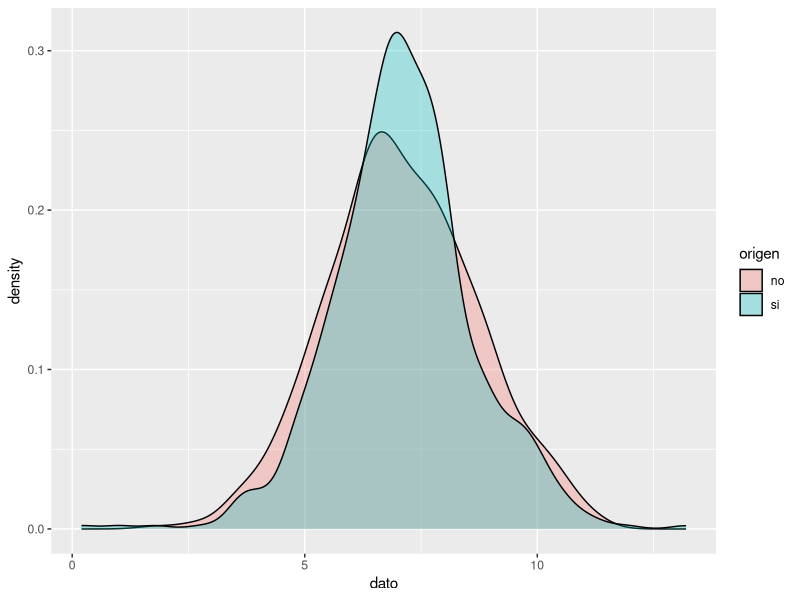
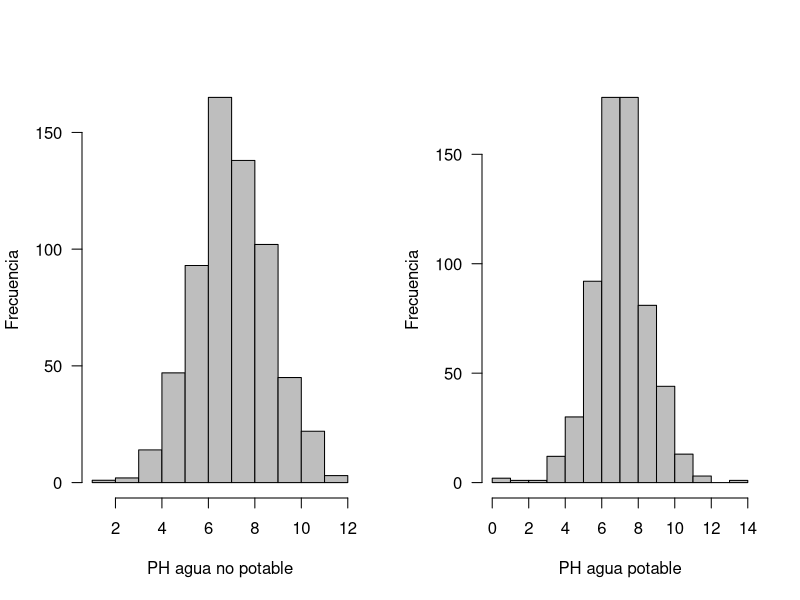
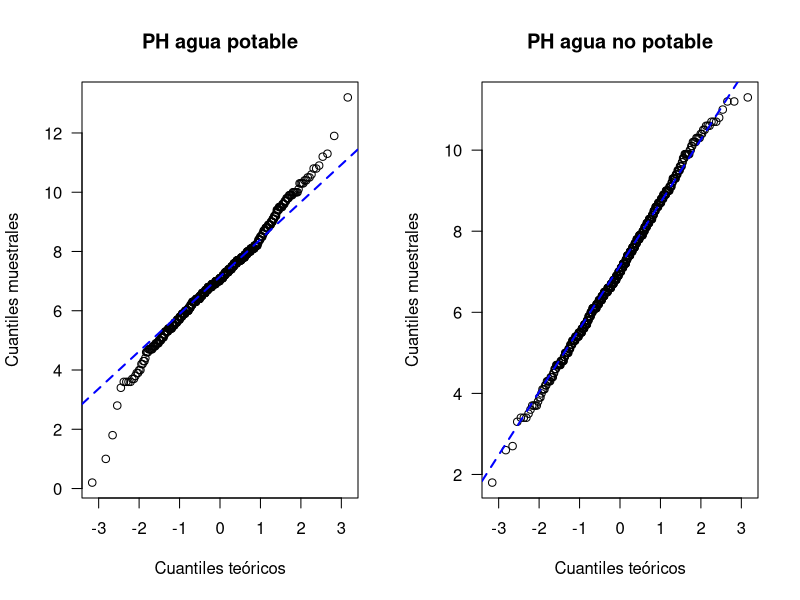

The R script that drew these images, in order: (Note: this script raises an error after producing the figures.)
## ---- chunk 1

no<- c(3.7,8.1,8.3,9.1,5.6,10.2,8.6,11.2,7.4,8.0,7.1,7.5,6.3,7.1,9.2,9.0,7.4,6.7,3.9,5.4,6.5,3.4,7.2,9.8,10.4,7.4,5.1,3.6,5.6,9.3,5.3,7.1,9.9,4.8,5.7,7.0,10.7,8.8,7.8,6.7,9.1,10.6,7.5,8.5,5.0,3.9,6.4,8.7,8.1,6.2,5.1,7.3,7.2,5.7,6.2,8.7,6.9,3.5,3.7,6.5,7.3,1.8,5.5,7.4,6.0,6.4,6.2,6.8,9.9,10.2,8.7,6.1,9.0,7.0,6.1,7.1,5.5,7.2,9.2,4.3,7.3,8.5,2.6,8.5,8.9,6.1,8.4,9.3,7.9,7.7,3.4,6.7,7.2,10.1,7.4,7.8,6.9,7.5,8.6,10.3,7.4,11.2,6.5,6.6,5.0,6.9,8.0,6.1,6.2,6.1,8.1,9.6,8.2,8.6,6.8,7.9,5.0,6.2,9.8,9.6,5.2,7.6,5.8,6.6,4.8,7.9,6.9,8.5,7.7,8.9,6.2,6.1,7.3,8.6,8.2,8.3,9.5,7.8,4.4,7.2,6.9,6.1,7.9,6.5,5.3,6.8,5.9,9.5,6.3,8.7,5.7,6.6,7.8,7.6,7.4,9.3,3.7,6.7,9.9,5.6,5.6,4.1,6.0,8.4,6.3,11.3,9.3,7.9,7.9,10.0,6.5,5.9,5.3,7.5,4.1,7.1,6.3,8.0,8.9,6.6,7.7,9.9,9.0,5.1,8.6,7.1,7.7,6.4,4.4,7.0,6.6,3.7,4.8,5.8,6.9,7.4,4.7,9.4,7.8,9.4,9.4,6.3,4.7,8.9,6.6,6.8,6.9,5.7,5.6,7.4,6.3,9.9,5.4,5.0,6.5,6.5,6.3,8.0,7.6,6.9,9.9,7.6,7.0,8.1,7.2,7.5,8.4,6.1,6.1,6.4,9.5,7.9,5.9,6.5,5.2,7.9,7.7,6.7,10.5,9.1,8.1,7.1,8.0,7.0,5.5,8.5,7.3,6.3,7.2,8.7,8.6,7.2,7.2,8.9,6.4,6.7,5.4,7.5,4.4,10.3,6.6,4.2,7.9,6.3,7.8,8.2,5.7,7.4,4.8,7.9,5.9,7.7,7.8,6.1,5.0,8.7,7.7,8.6,5.7,6.6,6.5,9.2,6.3,6.0,7.6,6.4,6.1,5.8,5.4,5.3,5.4,9.9,7.1,9.4,7.5,5.3,7.3,7.8,6.8,5.6,5.7,5.4,5.0,4.6,7.0,5.8,8.4,5.9,6.9,10.3,8.2,7.3,8.8,6.6,6.1,5.9,5.4,5.0,6.5,9.6,8.7,8.4,3.8,4.3,9.9,4.3,8.3,3.4,7.5,7.0,7.5,7.2,8.8,9.0,9.5,6.1,7.5,7.1,6.6,6.0,6.3,7.5,6.4,9.0,7.5,5.7,7.8,7.1,8.8,8.0,7.2,6.4,6.1,8.5,5.8,6.8,7.9,8.6,5.6,8.1,6.7,6.5,9.7,9.3,10.1,6.5,6.1,6.3,5.3,8.3,6.0,6.2,8.2,9.8,8.7,7.0,6.5,7.8,9.7,8.0,7.4,5.5,6.1,6.3,6.3,9.0,8.5,4.0,6.4,6.3,7.6,5.5,7.5,7.9,5.4,8.3,6.7,6.1,6.6,4.7,8.2,5.7,6.6,8.3,10.5,5.2,7.0,6.5,6.6,9.0,6.0,6.3,6.6,7.1,8.1,7.7,5.6,5.2,4.6,6.8,6.4,6.8,6.9,7.9,5.5,6.5,6.7,6.2,4.8,7.4,8.1,7.1,7.6,4.7,8.1,4.3,7.9,9.1,6.6,7.0,9.0,8.6,6.7,6.5,6.8,5.0,8.3,5.5,7.9,5.0,6.5,8.8,8.2,7.7,7.8,7.2,7.0,4.7,4.1,8.4,10.7,6.8,10.0,4.5,8.0,5.1,6.5,6.7,5.8,6.6,8.5,6.0,5.4,5.6,10.6,4.9,7.2,5.9,7.4,7.8,4.7,9.1,5.5,4.5,7.0,10.2,6.8,8.1,7.3,5.9,8.3,5.9,5.3,10.3,7.0,6.9,8.3,8.2,5.8,6.2,7.3,7.6,6.8,5.6,4.9,5.7,10.7,7.6,8.8,6.8,5.1,7.0,9.0,9.5,4.7,10.4,5.7,10.8,9.0,6.8,8.9,4.3,6.7,5.9,6.8,7.4,6.5,6.9,9.3,7.4,6.6,6.2,9.1,4.7,10.6,7.6,6.1,5.3,6.8,7.2,6.6,8.4,8.0,7.4,6.1,7.9,5.2,6.4,7.4,4.4,8.2,4.9,6.9,6.7,7.6,8.2,8.9,8.8,4.7,7.8,6.1,7.7,4.8,5.4,5.5,6.4,8.3,6.6,8.3,6.8,6.4,6.5,6.6,9.3,4.6,7.9,6.2,7.2,8.7,4.8,9.3,7.6,5.3,5.5,8.3,8.6,6.0,5.7,5.2,7.5,11.0,6.7,4.2,7.2,6.2,9.6,5.4,8.7,7.7,7.1,8.3,5.5,10.2,5.4,8.9,8.1,7.2,5.5,5.3,6.4,6.7,6.9,8.0,8.3,8.7,8.2,9.0,8.9,6.0,8.2,7.6,7.8,7.6,6.7,8.8,7.8,6.2,8.6,7.0,3.3,7.9,2.7)

si<-c(9.4,9.0,6.8,7.2,7.7,8.3,5.9,9.8,6.1,5.0,4.8,6.5,13.2,6.6,7.8,5.2,5.6,6.9,9.1,7.3,7.3,6.5,7.2,5.3,7.1,5.3,10.8,6.3,9.8,8.2,6.9,10.4,8.0,3.9,5.7,10.0,6.6,7.6,4.8,7.7,8.3,6.2,9.0,6.1,7.1,5.4,8.1,10.0,5.7,8.9,6.4,7.0,5.9,6.8,10.0,7.3,5.9,7.3,8.1,7.8,11.3,6.6,9.2,4.6,7.8,5.6,7.9,7.4,3.7,9.6,7.0,7.7,6.7,5.4,7.0,10.0,5.6,8.0,5.5,7.5,6.8,5.9,8.7,6.0,9.6,4.3,3.6,8.5,8.1,9.2,8.8,9.5,8.1,2.8,6.4,7.8,7.7,5.1,7.5,5.4,7.1,6.9,4.8,5.0,4.8,4.0,6.5,6.8,7.0,5.6,6.0,6.3,8.0,8.9,6.0,10.3,6.1,9.4,6.9,6.5,5.8,4.9,9.7,5.5,6.4,5.5,8.5,7.4,6.7,6.8,8.7,7.1,5.0,7.7,6.3,8.6,5.8,7.1,8.0,4.7,8.2,6.4,7.0,7.5,7.3,10.0,7.8,6.3,9.6,8.9,8.1,8.2,4.9,9.0,7.4,9.1,4.2,7.8,6.7,3.6,8.0,4.6,4.0,8.9,5.9,9.5,8.8,7.7,9.1,1.8,7.7,6.7,5.1,9.5,6.2,7.4,7.8,8.6,6.4,7.3,6.1,4.7,5.4,5.6,5.8,5.3,7.7,3.7,4.9,5.8,5.0,10.0,7.4,5.1,3.6,8.9,10.1,9.9,10.3,0.2,6.0,7.1,6.4,8.1,10.3,5.5,9.2,7.1,7.1,8.2,6.4,6.2,6.8,7.1,4.6,7.7,8.1,7.5,8.1,7.7,6.8,6.3,5.4,5.7,7.7,8.6,9.9,3.4,8.4,8.4,7.6,9.9,5.2,9.7,7.9,8.9,6.9,10.5,5.7,5.3,6.8,6.8,8.6,8.5,7.6,8.1,5.4,8.0,11.9,7.4,5.1,6.9,9.6,5.4,4.9,6.4,3.9,6.9,9.1,10.3,8.8,7.4,9.4,9.4,7.3,8.9,8.1,7.8,4.7,10.9,4.7,9.9,5.8,1.0,9.5,6.4,6.4,5.5,5.4,7.4,7.8,7.2,6.2,6.8,8.0,8.2,6.7,7.6,8.5,5.4,7.7,8.2,7.8,7.2,5.7,6.7,4.8,8.5,7.7,4.2,7.8,5.9,7.3,9.5,7.5,8.0,7.7,8.3,6.9,6.8,8.2,4.7,6.0,6.6,8.8,6.9,8.8,8.1,5.1,7.4,9.4,5.9,5.8,7.6,9.0,5.4,9.8,5.2,4.9,7.8,7.1,7.9,7.5,7.2,8.7,8.4,6.3,9.3,4.9,6.1,5.7,6.6,7.6,7.9,7.4,5.6,4.3,7.3,6.4,10.8,5.0,10.4,8.4,7.8,7.6,11.2,5.7,10.5,3.8,5.7,5.5,6.8,6.0,6.3,9.2,8.7,8.0,5.5,7.2,5.5,9.8,3.6,7.1,6.6,5.9,9.5,8.4,7.7,6.9,5.8,6.3,6.6,7.3,6.6,6.0,5.9,7.6,6.9,8.0,8.8,6.9,8.7,6.0,4.4,8.2,7.8,7.9,6.1,7.1,8.0,6.6,6.4,6.3,8.0,5.1,8.2,7.6,5.3,7.9,5.3,10.6,7.5,7.1,5.4,7.0,6.0,6.2,7.7,8.1,7.3,6.8,7.4,8.8,7.1,5.3,7.2,7.7,8.7,7.0,6.9,6.4,9.9,5.6,6.3,7.7,6.4,8.0,6.6,6.0,6.4,7.0,6.4,6.0,7.3,9.2,6.6,6.9,5.9,8.2,6.9,7.6,6.6,7.5,7.3,6.8,6.7,6.0,6.7,7.5,6.3,7.4,7.3,7.0,7.6,7.0,6.3,7.3,6.8,8.4,6.6,6.2,6.6,8.1,8.4,7.9,7.9,8.9,7.0,7.6,8.5,6.8,6.5,6.2,5.6,6.2,7.7,8.8,5.6,7.3,7.9,5.7,6.0,8.0,7.2,7.6,6.9,5.7,6.1,6.0,9.7,7.7,6.7,8.0,8.2,6.5,6.8,7.0,7.7,7.9,5.8,7.6,8.7,6.9,8.5,6.5,8.2,7.3,7.1,5.9,7.3,7.4,6.4,6.9,6.5,8.3,6.7,7.2,6.5,7.0,7.5,7.0,7.0,6.5,8.1,7.2,6.8,7.0,7.4,6.5,6.6,6.8,6.3,7.1,7.5,7.5,6.0,6.7,6.8,9.5,7.1,7.6,7.0,8.1,7.0,6.3,6.2,6.9,7.8,7.9,6.4,7.8,7.0,7.0,6.6,7.4,6.9,5.3,6.9,7.8,7.3,6.8,6.7,8.0,6.9,5.8,8.5,7.0,7.3,8.1,7.5,7.5,6.4,7.1,7.4,6.7,7.7,7.0,7.2,6.6,6.9,6.3,7.0,7.4,7.4,7.7,6.5,8.2,6.1,7.1,6.6,4.7,8.0,6.8,7.0,6.4,6.3,9.0,7.8,6.1,7.2,6.7,8.1,6.3,5.9,7.6,6.7,6.9,7.6,7.4,6.6,6.3,5.9,7.9,6.5,6.8,7.2,7.1,7.2,7.8,7.0,7.7,6.3)


## ---- chunk 2

library(ggplot2)

head(no)

head(si)


# datos 

par(mfrow=c(1,2))
tmp <- rbind(data.frame(origen = "no", dato = no), 
             data.frame(origen = "si", dato = si))
ggplot(tmp, aes(x =dato, fill = origen)) +
  geom_density(alpha = 0.3)

hist(no, xlab = "PH agua no potable", ylab = "Frecuencia", las=1, main = "", col = "gray")

hist(si, xlab = "PH agua potable", ylab = "Frecuencia", las=1, main = "", col = "gray")
## ---- chunk 3
par(mfrow=c(1, 2))

qqnorm(y=si, main='PH agua potable', ylab='Cuantiles muestrales',
       xlab='Cuantiles teóricos', las=1)
qqline(y=si, col='blue', lwd=2, lty=2)

qqnorm(y=no, main='PH agua no potable', ylab='Cuantiles muestrales',
       xlab='Cuantiles teóricos', las=1)
qqline(y=no, col='blue', lwd=2, lty=2)

## ---- chunk 4
knitr::include_graphics("imagen/boxplot.png")
## ---- chunk 5
boxplot(no,si)
abline(h=6.5,col=2)
abline(h=8.5,col=2)
## ---- chunk 6
shapiro.test(no)


shapiro.test(si)
## ---- chunk 7
library(nortest)
volumen <-c(8.39,12.14,11.80,12.04,7.34,12.62,11.51,12.47,11.08,14.32,11.33,11.56, 12.79,11.72,12.84,11.73,12.1,11.88,11.95,10.84,11.79,13.21,12.56,12.55,12.80)

mean(volumen)
sd(volumen)

require(car)
library(MASS)
par(mfrow=c(1,4))
hist(volumen, xlab = "Volumen de llenado", ylab = "Frecuencia", las=1, main = "", col = "gray")

plot(density(volumen), xlab = "Volumen de llenado", ylab = "Densidad", las=1, main = "")

qqPlot(volumen, xlab="Cuantiles teóricos", ylab="Cuantiles muestrales", las=1,main="")

boxplot(volumen)


ks.test(volumen, "pnorm", mean =11.81, sd=1.4)

shapiro.test(volumen)

ad.test(volumen)

cvm.test(volumen)

sf.test(volumen)

## ---- chunk 8
require(car)
tiempo<-c(3.69, 39.50,  4.43,  2.70,  9.11, 10.21, 10.44,  2.57,  5.68,  0.80,12.63,  2.35, 25.47, 8.07,  0.96,  0.21, 12.06, 10.79,  6.58, 13.06)

par(mfrow=c(1,4))
hist(tiempo, xlab = "Tiempo", ylab = "Frecuencia", las=1, main = "", col = "gray")
qqPlot(tiempo, col = "gray", ylab="Tiempo")
plot(density(tiempo), xlab = "Tiempo", ylab = "Densidad", las=1, main = "")
boxplot(tiempo, xlab = "Tiempo", ylab = "Densidad", las=1, main = "")


## ---- chunk 9
library(MASS)
Ajustex <- fitdistr(tiempo,"exponential")
Ajustex

Ks<- ks.test(tiempo, "pexp", rate=Ajustex$estimate[1])
Ks

## ---- chunk 10

par(mfrow=c(1,2))
hist(si)
hist(no)
ks.test(si, no)

## ---- chunk 11

par(mfrow=c(1,2))
hist(si)
hist(no)
ks.test(si, no)
